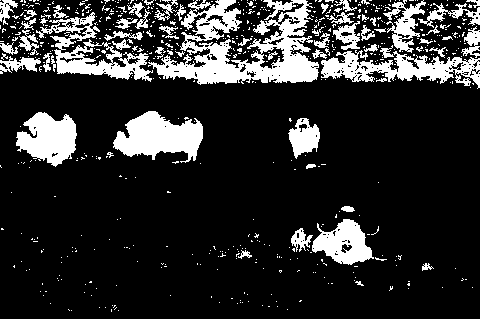
//> input picture Chapter5/开运算与闭运算/binary.bmp, 480 x 319 px
$ ./main   (built with g++ and OpenCV 4)
//> lines starting //> are read from the running program, lines starting //| are printed output that depends on the picture; after the words box and inside, x2 and y2 are one past the last pixel; in counts of white or black regions, pixels touching at a corner belong together
#include <opencv2/opencv.hpp>

int main()
{
	//读入图像
	cv::Mat image = cv::imread("binary.bmp");
//> image is the input picture: 319 rows x 480 cols, CV_8UC3; 17.9% white; 653 white regions (591 under 20 px), largest, box (x1, y1, x2, y2) and area: (148, 0, 319, 85) 6792, (113, 111, 203, 163) 2862, (321, 50, 480, 89) 2815
	imshow("Source Image", image);
	cv::Mat element5(5, 5, CV_8U, cv::Scalar(1));
	cv::Mat closed;
	cv::morphologyEx(image, closed, cv::MORPH_CLOSE, element5);
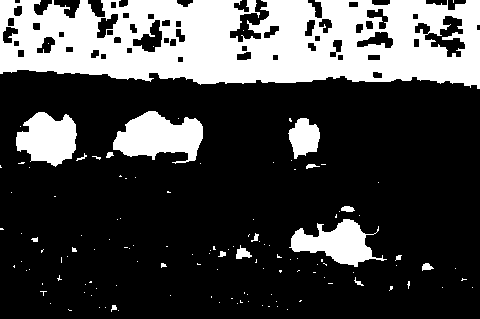
//> closed: 319 rows x 480 cols, CV_8UC3; 26.8% white; 128 white regions (110 under 20 px), largest, box (x1, y1, x2, y2) and area: (0, 0, 480, 89) 31678, (113, 111, 203, 164) 3008, (16, 112, 77, 167) 2330
	imshow("Closed Image", closed);
	cv::Mat opened;
	cv::morphologyEx(image, opened, cv::MORPH_OPEN, element5);
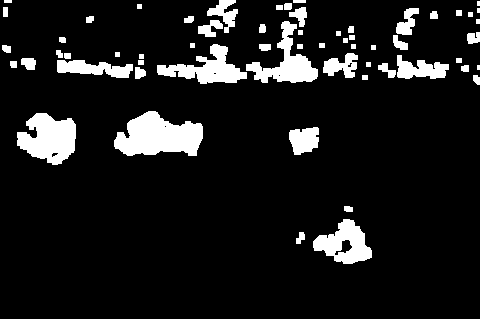
//> opened: 319 rows x 480 cols, CV_8UC3; 10.3% white; 60 white regions (3 under 20 px), largest, box (x1, y1, x2, y2) and area: (114, 111, 203, 156) 2747, (17, 113, 76, 165) 2092, (246, 21, 318, 83) 1627
	imshow("Opened Image", opened);
	cv::Mat closedAndOpened;
	cv::morphologyEx(image, closedAndOpened, cv::MORPH_CLOSE, element5);
	cv::morphologyEx(closedAndOpened, closedAndOpened, cv::MORPH_OPEN, element5);
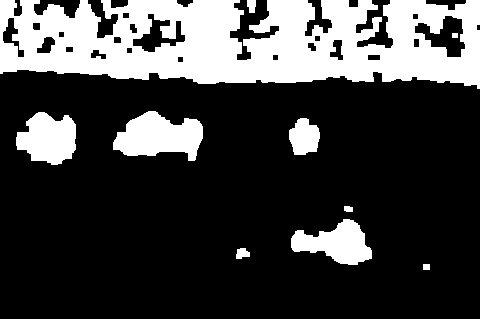
//> closedAndOpened: 319 rows x 480 cols, CV_8UC3; 25.7% white; 10 white regions, largest, box (x1, y1, x2, y2) and area: (0, 0, 480, 89) 30783, (113, 111, 203, 161) 2948, (16, 112, 76, 165) 2303
	imshow("Closed and Opened Image", closedAndOpened);
	cv::waitKey();
}
